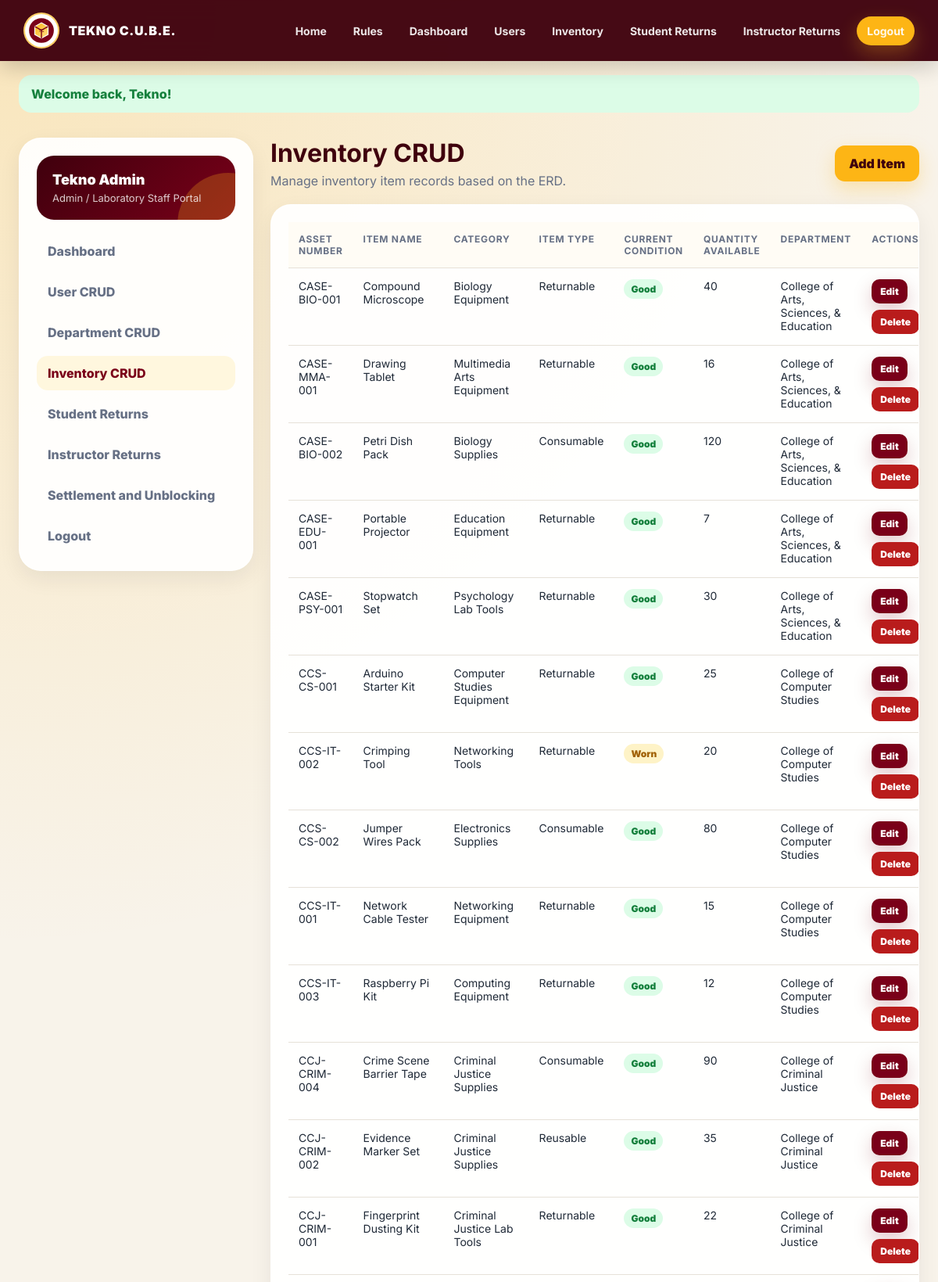
/admin/inventory/index.php (signed in, upper part), run on the app's committed database.
### tables this page shows
CREATE TABLE `User` (
    UserID VARCHAR(20) PRIMARY KEY,
    FirstName VARCHAR(50) NOT NULL,
    LastName VARCHAR(50) NOT NULL,
    UserType ENUM('Student','Instructor','Admin') NOT NULL,
    Email VARCHAR(100) NOT NULL UNIQUE,
    PasswordHash VARCHAR(255) NOT NULL,
    CreatedAt TIMESTAMP NOT NULL DEFAULT CURRENT_TIMESTAMP
);

CREATE TABLE Inventory_item (
    AssetNumber VARCHAR(20) PRIMARY KEY,
    ItemName VARCHAR(100) NOT NULL,
    Category VARCHAR(50) NOT NULL,
    ItemType ENUM('Consumable','Reusable','Returnable') NOT NULL,
    CurrentCondition ENUM('Good','Worn','Damaged') NOT NULL DEFAULT 'Good',
    ReplacementCost DECIMAL(10,2) NOT NULL DEFAULT 0.00,
    QuantityAvailable INT NOT NULL DEFAULT 0,
    DepartmentID VARCHAR(20) NOT NULL,
    CONSTRAINT chk_inventory_replacement_cost CHECK (ReplacementCost >= 0),
    CONSTRAINT chk_inventory_quantity CHECK (QuantityAvailable >= 0),
    CONSTRAINT fk_inventory_department FOREIGN KEY (DepartmentID) REFERENCES Department(DepartmentID) ON DELETE RESTRICT ON UPDATE CASCADE
);

CREATE TABLE Department (
    DepartmentID VARCHAR(20) PRIMARY KEY,
    DepartmentName VARCHAR(100) NOT NULL UNIQUE,
    Location VARCHAR(100) NOT NULL
);

### connect.php (called while the page is built, shortened)
<?php
try {
    $connection = new mysqli(DB_HOST, DB_USER, DB_PASS, DB_NAME);
    $connection->set_charset('utf8mb4');
} catch (mysqli_sql_exception $e) {
    die('Database connection failed. Please import database/tekno_cube.sql in phpMyAdmin first. Error: ' . htmlspecialchars($e->getMessage()));
}
function url(string $path = ''): string
{
    return BASE_URL . ltrim($path, '/');
}
function h(?string $value): string
{
    return htmlspecialchars($value ?? '', ENT_QUOTES, 'UTF-8');
}
function current_user(): ?array
{
    global $connection;
    $stmt = $connection->prepare('SELECT UserID, FirstName, LastName, UserType, Email FROM `User` WHERE UserID = ? LIMIT 1');
    $stmt->bind_param('s', $_SESSION['user_id']);
    $stmt->execute();
    $result = $stmt->get_result();
    return $result->fetch_assoc() ?: null;
}
?>

### admin/inventory/index.php (the view, shortened to what this page needs)
<?php
require_once '../../connect.php';
$active = 'inventory';
$items = $connection->query('SELECT i.*, d.DepartmentName FROM Inventory_item i LEFT JOIN Department d ON i.DepartmentID=d.DepartmentID ORDER BY d.DepartmentName, i.ItemName');
require_once ROOT_PATH . '/includes/header.php';
?>
<div class="layout">
    <?php require ROOT_PATH . '/admin/sidebar.php'; ?>
    <section class="content">
        <div class="page-head">
            <div><h1>Inventory CRUD</h1><p>Manage inventory item records based on the ERD.</p></div>
            <a class="btn btn-gold" href="<?= url('admin/inventory/add.php') ?>">Add Item</a>
        </div>
        <div class="panel table-wrap">
            <table>
                <thead><tr><th>Asset Number</th><th>Item Name</th><th>Category</th><th>Item Type</th><th>Current Condition</th><th>Quantity Available</th><th>Department</th><th>Actions</th></tr></thead>
                <tbody>
                    <?php while($row=$items->fetch_assoc()): ?>
                        <?php $badge = $row['CurrentCondition']==='Damaged' ? 'badge-danger' : ($row['CurrentCondition']==='Worn' ? 'badge-warning' : 'badge-success'); ?>
                        <tr>
                            <td><?= h($row['AssetNumber']) ?></td>
                            <td><?= h($row['ItemName']) ?></td>
                            <td><?= h($row['Category']) ?></td>
                            <td><?= h($row['ItemType']) ?></td>
                            <td><span class="badge <?= $badge ?>"><?= h($row['CurrentCondition']) ?></span></td>
                            <td><?= h((string)$row['QuantityAvailable']) ?></td>
                            <td><?= h($row['DepartmentName']) ?></td>
                            <td><div class="actions"><a class="btn btn-small btn-primary" href="<?= url('admin/inventory/edit.php?id='.urlencode($row['AssetNumber'])) ?>">Edit</a><a class="btn btn-small btn-danger" data-confirm="Delete this inventory item?" href="<?= url('admin/inventory/delete.php?id='.urlencode($row['AssetNumber'])) ?>">Delete</a></div></td>
                        </tr>
                    <?php endwhile; ?>
                </tbody>
            </table>
        </div>
    </section>
</div>
<?php require_once ROOT_PATH . '/includes/footer.php'; ?>

### admin/sidebar.php
<?php $active = $active ?? ''; ?>
<aside class="sidebar">
    <?php $user = current_user(); ?>
    <div class="profile-box">
        <div class="name"><?= h(($user['FirstName'] ?? '') . ' ' . ($user['LastName'] ?? '')) ?></div>
        <div class="role">Admin / Laboratory Staff Portal</div>
    </div>
    <nav class="side-links">
        <a class="<?= $active === 'dashboard' ? 'active' : '' ?>" href="<?= url('admin/dashboard.php') ?>">Dashboard</a>
        <a class="<?= $active === 'users' ? 'active' : '' ?>" href="<?= url('admin/users/index.php') ?>">User CRUD</a>
        <a class="<?= $active === 'departments' ? 'active' : '' ?>" href="<?= url('admin/departments/index.php') ?>">Department CRUD</a>
        <a class="<?= $active === 'inventory' ? 'active' : '' ?>" href="<?= url('admin/inventory/index.php') ?>">Inventory CRUD</a>
        <a class="<?= $active === 'returns' ? 'active' : '' ?>" href="<?= url('admin/returns/index.php') ?>">Student Returns</a>
        <a class="<?= $active === 'reservation_returns' ? 'active' : '' ?>" href="<?= url('admin/reservations/index.php') ?>">Instructor Returns</a>
        <a class="<?= $active === 'liabilities' ? 'active' : '' ?>" href="<?= url('admin/liabilities/index.php') ?>">Settlement and Unblocking</a>
        <a href="<?= url('logout.php') ?>">Logout</a>
    </nav>
</aside>

### css/site.css (style rules this page uses)
:root { --maroon: #7A0019; --maroon-dark: #3F000D; --maroon-900: #250007; --gold: #FDB515; --gold-dark: #D99A00; --gold-soft: #FFF7DE; --ink: #1F2937; --muted: #667085; --line: #E6E1D8; --bg: #F8F3EA; --card: #FFFFFF; --success: #15803D; --success-bg: #DCFCE7; --danger: #B91C1C; --danger-bg: #FEE2E2; --warning: #A16207; --warning-bg: #FEF3C7; --info: #1D4ED8; --info-bg: #DBEAFE; --shadow: 0 18px 45px rgba(74, 0, 16, .12); --soft-shadow: 0 10px 28px rgba(17, 24, 39, .07); }
* { box-sizing: border-box; }
html { scroll-behavior: smooth; }
body { margin: 0; font-family: 'Inter', 'Segoe UI', sans-serif; color: var(--ink); background: radial-gradient(circle at top left, rgba(253,181,21,.22), transparent 34%), radial-gradient(circle at bottom right, rgba(122,0,25,.12), transparent 34%), var(--bg); min-height: 100vh; }
a { color: inherit; text-decoration: none; }
.btn { display: inline-flex; align-items: center; justify-content: center; gap: 8px; border: 0; border-radius: 13px; padding: 13px 18px; font-weight: 900; cursor: pointer; transition: transform .15s ease, box-shadow .15s ease, opacity .15s ease; white-space: nowrap; }
.btn-primary { background: var(--maroon); color: #fff; box-shadow: 0 10px 24px rgba(122,0,25,.22); }
.btn-gold { background: var(--gold); color: var(--maroon-dark); box-shadow: 0 10px 24px rgba(253,181,21,.28); }
.btn-danger { background: var(--danger); color: #fff; }
.btn-small { padding: 8px 11px; border-radius: 10px; font-size: 12px; }
.layout { width: min(1460px, 96vw); margin: 32px auto 48px; display: grid; grid-template-columns: 300px 1fr; gap: 22px; }
.sidebar { background: rgba(255,255,255,.92); border: 1px solid rgba(255,255,255,.8); border-radius: 28px; padding: 22px; box-shadow: var(--soft-shadow); position: sticky; top: 100px; height: fit-content; }
.profile-box { background: linear-gradient(135deg, var(--maroon-dark), var(--maroon)); color: #fff; border-radius: 22px; padding: 20px; margin-bottom: 18px; overflow: hidden; position: relative; }
.profile-box::after { content: ''; position: absolute; width: 130px; height: 130px; border-radius: 50%; background: rgba(253,181,21,.25); right: -56px; bottom: -70px; }
.profile-box .name { font-size: 18px; font-weight: 900; position: relative; z-index: 1; }
.profile-box .role { color: rgba(255,255,255,.8); font-size: 13px; margin-top: 5px; position: relative; z-index: 1; }
.side-links { display: grid; gap: 8px; }
.side-links a { padding: 12px 14px; border-radius: 14px; color: var(--muted); font-weight: 800; }
.side-links a:hover, .side-links a.active { background: var(--gold-soft); color: var(--maroon); }
.content { min-width: 0; }
.page-head { display: flex; justify-content: space-between; align-items: center; gap: 18px; margin-bottom: 20px; }
.page-head h1 { font-size: 32px; margin: 0; color: var(--maroon-dark); }
.page-head p { margin: 6px 0 0; color: var(--muted); }
.panel { background: rgba(255,255,255,.94); border: 1px solid rgba(255,255,255,.85); border-radius: 26px; box-shadow: var(--soft-shadow); padding: 22px; }
.table-wrap { overflow-x: auto; }
table { width: 100%; border-collapse: collapse; }
th, td { padding: 14px 13px; text-align: left; border-bottom: 1px solid var(--line); vertical-align: top; }
th { color: var(--muted); font-size: 12px; text-transform: uppercase; letter-spacing: .06em; background: #FFFCF5; }
td { font-size: 14px; }
.actions { display: flex; gap: 8px; flex-wrap: wrap; }
.badge { display: inline-flex; align-items: center; padding: 5px 9px; border-radius: 999px; font-size: 12px; font-weight: 900; }
.badge-success { background: var(--success-bg); color: var(--success); }
.badge-warning { background: var(--warning-bg); color: var(--warning); }
.table-wrap table td .subtle, .table-wrap table td div { white-space: normal; }

### data on the page
user: FirstName+LastName "Tekno Admin"
inventory_item: AssetNumber "CASE-BIO-001", ItemName "Compound Microscope", Category "Biology Equipment", ItemType "Returnable", CurrentCondition "Good", QuantityAvailable "40", DepartmentID.DepartmentName "College of Arts, Sciences, & Education"
inventory_item: AssetNumber "CASE-MMA-001", ItemName "Drawing Tablet", Category "Multimedia Arts Equipment", ItemType "Returnable", CurrentCondition "Good", QuantityAvailable "16", DepartmentID.DepartmentName "College of Arts, Sciences, & Education"
inventory_item: AssetNumber "CASE-BIO-002", ItemName "Petri Dish Pack", Category "Biology Supplies", ItemType "Consumable", CurrentCondition "Good", QuantityAvailable "120", DepartmentID.DepartmentName "College of Arts, Sciences, & Education"
inventory_item: AssetNumber "CASE-EDU-001", ItemName "Portable Projector", Category "Education Equipment", ItemType "Returnable", CurrentCondition "Good", QuantityAvailable "7", DepartmentID.DepartmentName "College of Arts, Sciences, & Education"
inventory_item: AssetNumber "CASE-PSY-001", ItemName "Stopwatch Set", Category "Psychology Lab Tools", ItemType "Returnable", CurrentCondition "Good", QuantityAvailable "30", DepartmentID.DepartmentName "College of Arts, Sciences, & Education"
inventory_item: AssetNumber "CCS-CS-001", ItemName "Arduino Starter Kit", Category "Computer Studies Equipment", ItemType "Returnable", CurrentCondition "Good", QuantityAvailable "25", DepartmentID.DepartmentName "College of Computer Studies"
inventory_item: AssetNumber "CCS-IT-002", ItemName "Crimping Tool", Category "Networking Tools", ItemType "Returnable", CurrentCondition "Worn", QuantityAvailable "20", DepartmentID.DepartmentName "College of Computer Studies"
inventory_item: AssetNumber "CCS-CS-002", ItemName "Jumper Wires Pack", Category "Electronics Supplies", ItemType "Consumable", CurrentCondition "Good", QuantityAvailable "80", DepartmentID.DepartmentName "College of Computer Studies"
inventory_item: AssetNumber "CCS-IT-001", ItemName "Network Cable Tester", Category "Networking Equipment", ItemType "Returnable", CurrentCondition "Good", QuantityAvailable "15", DepartmentID.DepartmentName "College of Computer Studies"
inventory_item: AssetNumber "CCS-IT-003", ItemName "Raspberry Pi Kit", Category "Computing Equipment", ItemType "Returnable", CurrentCondition "Good", QuantityAvailable "12", DepartmentID.DepartmentName "College of Computer Studies"
inventory_item: AssetNumber "CCJ-CRIM-004", ItemName "Crime Scene Barrier Tape", Category "Criminal Justice Supplies", ItemType "Consumable", CurrentCondition "Good", QuantityAvailable "90", DepartmentID.DepartmentName "College of Criminal Justice"
inventory_item: AssetNumber "CCJ-CRIM-002", ItemName "Evidence Marker Set", Category "Criminal Justice Supplies", ItemType "Reusable", CurrentCondition "Good", QuantityAvailable "35", DepartmentID.DepartmentName "College of Criminal Justice"
inventory_item: AssetNumber "CCJ-CRIM-001", ItemName "Fingerprint Dusting Kit", Category "Criminal Justice Lab Tools", ItemType "Returnable", CurrentCondition "Good", QuantityAvailable "22", DepartmentID.DepartmentName "College of Criminal Justice"

### other printed values
$flash['message'] "Welcome back, Tekno!"
